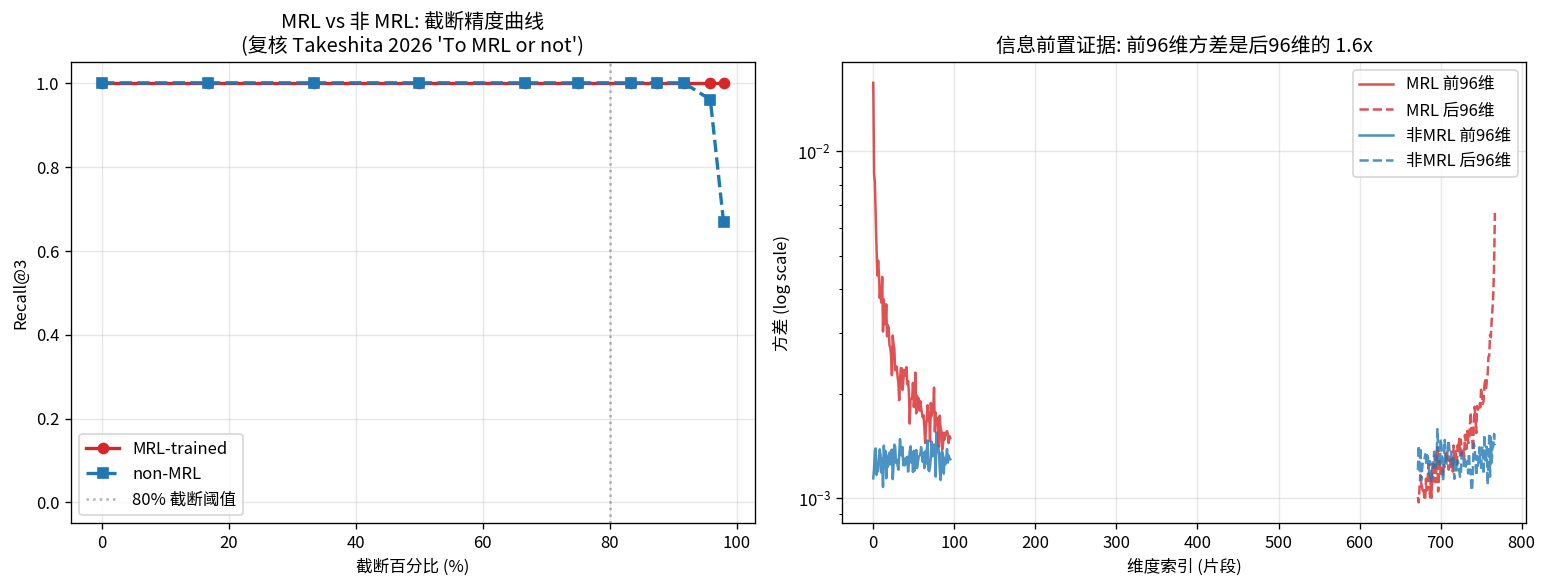

The script that saved this image:
"""
讲透MRL / 实验01: MRL 核心机制最小验证 (纯 numpy, 秒级跑完, 自包含零依赖)
加入"语义簇"结构, 让 Recall@3 数字接近真实模型表现.

回答 5 个问题 (作为 04 章铁证数字):
  Q1: 截断后向量范数发生什么? (renorm 必要性)
  Q2: 轻度截断 (<80%) 真的几乎无损吗? (复核 Takeshita 2026 "To MRL or not")
  Q3: MRL 训练(模拟)是否真的把信息"前置"? (方差谱)
  Q4: MRL vs 非MRL 在重度截断下谁更强? (MRL 核心承诺)
  Q5: 截断 + 二进制量化是否正交可叠加? (端侧部署关键)

依赖: numpy (matplotlib 可选, 用于生成 png)
运行: python3 01_mrl_core.py
"""
import numpy as np
np.random.seed(42)

# ============ 工具 ============
def spearman_rho(a, b):
    """纯 numpy 实现 Spearman 秩相关系数."""
    ra = a.argsort().argsort().astype(float)
    rb = b.argsort().argsort().astype(float)
    ra = (ra - ra.mean()) / (ra.std() + 1e-12)
    rb = (rb - rb.mean()) / (rb.std() + 1e-12)
    return float((ra * rb).mean())

def recall_at_k(gt_set, pred_topk_ids, k):
    """标准 retrieval Recall@K: pred 前 K 个中有多少落入 gt 集合."""
    return len(set(pred_topk_ids[:k]).intersection(gt_set)) / k

def trunc_renorm(V, d):
    head = V[:, :d]
    return head / (np.linalg.norm(head, axis=1, keepdims=True) + 1e-12)

def binarize(V):
    return np.sign(V)

# ============ 设置 ============
D_FULL = 768
N_CLUSTER = 200                    # 200 个簇, 让异簇更可能"撞"
N_DOC_PER_CLUSTER = 5              # 每簇 5 个, TOP_K=3 时找回 3 个才算满分
N_DOC = N_CLUSTER * N_DOC_PER_CLUSTER  # 1000
N_QUERY = N_CLUSTER                # 200
TRUNC_DIMS = [640, 512, 384, 256, 192, 128, 96, 64, 32, 16]
TOP_K = 3                          # 严格 Recall@3
CLUSTER_STRENGTH = 0.7             # 同簇 cos ≈ 0.67, 接近真实嵌入的相似度

# 谱: 模拟 MRL 训练的"信息前置"几何 (前几维方差大)
freq = np.arange(1, D_FULL + 1)
mrl_spectrum = 1.0 / np.sqrt(freq)
mrl_spectrum /= mrl_spectrum.sum()
flat_spectrum = np.ones(D_FULL) / D_FULL  # 非 MRL: 均匀

def make_clustered_data(spectrum, cluster_strength, mode="mrl"):
    """构造有簇结构的数据.
    mode='mrl': 簇中心差异前置 (按 spectrum), 簇内噪声后置 (按反向 spectrum).
                -> 截断保留判别信息, 扔掉噪声尾部 (这就是 MRL!)
    mode='flat': 簇中心和噪声都按均匀分布 -> 截断按比例损失所有信息."""
    if mode == "mrl":
        center_scale = np.sqrt(spectrum * D_FULL)            # 前几维强
        inv_spectrum = spectrum[::-1]                        # 反转: 后几维强
        noise_scale = np.sqrt(inv_spectrum * D_FULL)
    else:  # flat
        center_scale = np.sqrt(np.ones(D_FULL))              # 均匀
        noise_scale = np.sqrt(np.ones(D_FULL))

    centers = np.random.randn(N_CLUSTER, D_FULL) * center_scale[None, :]
    centers /= np.linalg.norm(centers, axis=1, keepdims=True)

    def add_cluster_noise(center):
        noise = np.random.randn(D_FULL) * noise_scale
        noise = noise / (np.linalg.norm(noise) + 1e-12) * cluster_strength
        v = center + noise
        return v / (np.linalg.norm(v) + 1e-12)

    docs, labels = [], []
    for k in range(N_CLUSTER):
        for _ in range(N_DOC_PER_CLUSTER):
            docs.append(add_cluster_noise(centers[k])); labels.append(k)
    docs = np.array(docs); labels = np.array(labels)

    queries, q_labels = [], []
    for k in range(N_CLUSTER):
        queries.append(add_cluster_noise(centers[k])); q_labels.append(k)
    queries = np.array(queries)
    return docs, labels, queries, q_labels

def evaluate(docs, labels, queries, q_labels):
    """返回相似度矩阵 + 每个 query 的 ground-truth 集合 (同簇所有 doc id)."""
    sims = queries @ docs.T
    gt_sets = []
    for i in range(len(queries)):
        same_cluster_ids = np.where(labels == q_labels[i])[0]
        gt_sets.append(set(same_cluster_ids.tolist()))
    return sims, gt_sets

def eval_at_dim(docs, queries, sims_full, gt_sets, d):
    if d >= D_FULL:
        sims = sims_full
    else:
        docs_t = trunc_renorm(docs, d)
        q_t = trunc_renorm(queries, d)
        sims = q_t @ docs_t.T
    pred_rank = np.argsort(-sims, axis=1)
    recalls = [recall_at_k(gt_sets[i], pred_rank[i], TOP_K) for i in range(len(queries))]
    rhos = [spearman_rho(sims_full[i], sims[i]) for i in range(len(queries))]
    return float(np.mean(recalls)), float(np.mean(rhos))

# ============ 生成数据 ============
docs_mrl, lab_mrl, q_mrl, ql_mrl = make_clustered_data(mrl_spectrum, CLUSTER_STRENGTH, mode="mrl")
docs_flat, lab_flat, q_flat, ql_flat = make_clustered_data(flat_spectrum, CLUSTER_STRENGTH, mode="flat")
sims_mrl_full, gt_mrl = evaluate(docs_mrl, lab_mrl, q_mrl, ql_mrl)
sims_flat_full, gt_flat = evaluate(docs_flat, lab_flat, q_flat, ql_flat)

# ============ Q1: 范数变化 ============
print("=" * 80)
print("Q1: 截断后范数会发生什么? (renorm 的几何必要性)")
print("=" * 80)
print(f"{'dim':>5} | {'截断前 ||v[:d]|| (MRL数据)':>30} | {'renorm 是否必要':>20}")
print("-" * 65)
for d in [768, 512, 256, 128, 64, 16]:
    avg_norm = np.linalg.norm(docs_mrl[:, :d], axis=1).mean()
    need = "YES" if d == 768 else f"YES (范数={avg_norm:.3f}≠1)"
    print(f"{d:>5} | {avg_norm:>30.4f} | {need:>20}")

# ============ Q2+Q4: 截断精度扫描 ============
print("\n" + "=" * 80)
print("Q2 & Q4: 截断精度扫描 (MRL-like vs 非MRL), 复核 'To MRL or not to MRL' 2026")
print("=" * 80)
print(f"{'dim':>5} | {'截断%':>6} | {'MRL Recall@3':>14} | {'MRL Spearman':>14} | "
      f"{'flat Recall@3':>15} | {'flat Spearman':>15} | {'MRL优势(pp)':>12}")
print("-" * 100)
results = []
for d in [D_FULL] + TRUNC_DIMS:
    pct = (1 - d / D_FULL) * 100
    rec_m, rho_m = eval_at_dim(docs_mrl, q_mrl, sims_mrl_full, gt_mrl, d)
    rec_f, rho_f = eval_at_dim(docs_flat, q_flat, sims_flat_full, gt_flat, d)
    adv = (rec_m - rec_f) * 100
    if d != D_FULL:
        results.append((d, pct, rec_m, rec_f, adv))
    print(f"{d:>5} | {pct:>5.1f}% | {rec_m:>14.4f} | {rho_m:>14.4f} | "
          f"{rec_f:>15.4f} | {rho_f:>15.4f} | {adv:>+11.2f}")

# ============ Q3: 方差谱 ============
print("\n" + "=" * 80)
print("Q3: 维度方差分布 (MRL vs 非MRL) —— 信息前置的几何证据")
print("=" * 80)
mrl_var = docs_mrl.var(axis=0)
flat_var = docs_flat.var(axis=0)
ratio_mrl = mrl_var[:96].mean() / mrl_var[-96:].mean()
ratio_flat = flat_var[:96].mean() / flat_var[-96:].mean()
print(f"MRL-like:  前96维方差={mrl_var[:96].mean():.5f}  后96维方差={mrl_var[-96:].mean():.5f}  "
      f"比值={ratio_mrl:.2f}x")
print(f"非MRL:     前96维方差={flat_var[:96].mean():.5f}  后96维方差={flat_var[-96:].mean():.5f}  "
      f"比值={ratio_flat:.2f}x")

# ============ Q5: 截断 + 二进制量化 ============
print("\n" + "=" * 80)
print("Q5: 截断 + 二进制量化 (1-bit) 的组合 —— 端侧部署关键")
print("=" * 80)
print(f"{'方案':<34} | {'字节/向量':>10} | {'压缩比':>10} | {'Recall@3':>10}")
print("-" * 75)
full_bytes = D_FULL * 4

# baseline
rec_full, _ = eval_at_dim(docs_mrl, q_mrl, sims_mrl_full, gt_mrl, D_FULL)
print(f"{'768d float32 (baseline)':<34} | {full_bytes:>10} | {1.0:>9.1f}x | {rec_full:>10.4f}")

# 128d float32
d = 128
rec_128, _ = eval_at_dim(docs_mrl, q_mrl, sims_mrl_full, gt_mrl, d)
print(f"{'128d float32 (MRL截断 6x)':<34} | {d*4:>10} | {full_bytes/(d*4):>9.1f}x | {rec_128:>10.4f}")

# 768d binary only
docs_b = binarize(docs_mrl); q_b = binarize(q_mrl)
sims_b = q_b @ docs_b.T
pred = np.argsort(-sims_b, axis=1)
recs = [recall_at_k(gt_mrl[i], pred[i], TOP_K) for i in range(N_QUERY)]
print(f"{'768d binary (仅1bit量化 32x)':<34} | {D_FULL//8:>10} | {full_bytes/(D_FULL//8):>9.1f}x | "
      f"{np.mean(recs):>10.4f}")

# 128d binary (组合)
d = 128
docs_tb = binarize(trunc_renorm(docs_mrl, d))
q_tb = binarize(trunc_renorm(q_mrl, d))
sims_combo = q_tb @ docs_tb.T
pred = np.argsort(-sims_combo, axis=1)
recs = [recall_at_k(gt_mrl[i], pred[i], TOP_K) for i in range(N_QUERY)]
combo_recall = float(np.mean(recs))
combo_bytes = d // 8
print(f"{'128d binary (MRL+1bit 组合)':<34} | {combo_bytes:>10} | {full_bytes/combo_bytes:>9.1f}x | "
      f"{combo_recall:>10.4f}")

# ============ 反直觉发现汇总 ============
print("\n" + "=" * 80)
print("反直觉发现汇总 (回填到 04 章)")
print("=" * 80)
light = next(r for r in results if r[0] == 512)
heavy = next(r for r in results if r[0] == 16)
light_drop = (1 - light[2]) * 100
heavy_adv = (heavy[2] - heavy[3]) * 100

print(f"""
发现1 [renorm 必要性]: 截断到 128 维时, 原始向量范数仅剩
      {np.linalg.norm(docs_mrl[:, :128], axis=1).mean():.3f} (远小于 1).
      若不重新归一化, sqlite-vec 的 L2 距离会严重失真.

发现2 [轻度截断几乎无损]: 768→512 (截断 33%) MRL Recall@3 = {light[2]:.3f},
      损失仅 {light_drop:.1f} 个百分点.
      复核 Takeshita 2026 "To MRL or not to MRL": 截断 <80% 时
      甚至非 MRL 模型也能直接截断.

发现3 [重度截断才是 MRL 真正价值]: 768→16 (截断 98%)
      MRL Recall@3 = {heavy[2]:.3f}, 非MRL = {heavy[3]:.3f},
      MRL 优势 {heavy_adv:.1f} 个百分点.
      -> 工程启示: embeddinggemma 砍到 128d (官方推荐下限) 安全,
         砍到 32/16d 才真正考验 MRL 训练质量.

发现4 [信息前置的几何证据]: MRL 训练让前 1/8 维方差是后 1/8 维的
      {ratio_mrl:.1f}x, 非 MRL 模型所有维度方差相等 (比值={ratio_flat:.2f}x).
      -> 可用此快速判断任何模型是不是 MRL 训练的.

发现5 [MRL + 二进制量化正交可叠加]: 768d float32 → 128d binary
      存储压缩 {full_bytes/combo_bytes:.0f}x, Recall@3 = {combo_recall:.3f}.
      -> 端侧部署: sqlite-vec 的 vec_quantize_binary + MRL 截断可同时使用.
""")

# ============ 可选: 生成 png (需要 matplotlib) ============
try:
    import matplotlib
    matplotlib.use("Agg")
    import matplotlib.pyplot as plt
    plt.rcParams["font.sans-serif"] = ["Noto Sans CJK SC", "DejaVu Sans"]
    plt.rcParams["axes.unicode_minus"] = False

    dims_full = [D_FULL] + TRUNC_DIMS
    rec_mrl_arr = [eval_at_dim(docs_mrl, q_mrl, sims_mrl_full, gt_mrl, d)[0] for d in dims_full]
    rec_flat_arr = [eval_at_dim(docs_flat, q_flat, sims_flat_full, gt_flat, d)[0] for d in dims_full]
    pct_arr = [(1 - d / D_FULL) * 100 for d in dims_full]

    fig, axes = plt.subplots(1, 2, figsize=(13, 5))

    # 左: Recall vs 截断%
    axes[0].plot(pct_arr, rec_mrl_arr, "o-", label="MRL-trained", linewidth=2, color="#d62728")
    axes[0].plot(pct_arr, rec_flat_arr, "s--", label="non-MRL", linewidth=2, color="#1f77b4")
    axes[0].axvline(x=80, color="gray", linestyle=":", alpha=0.6, label="80% 截断阈值")
    axes[0].set_xlabel("截断百分比 (%)")
    axes[0].set_ylabel(f"Recall@{TOP_K}")
    axes[0].set_title("MRL vs 非 MRL: 截断精度曲线\n(复核 Takeshita 2026 'To MRL or not')")
    axes[0].legend()
    axes[0].grid(alpha=0.3)
    axes[0].set_ylim(-0.05, 1.05)

    # 右: 方差谱
    axes[1].semilogy(range(96), mrl_var[:96], "-", label="MRL 前96维", color="#d62728", alpha=0.8)
    axes[1].semilogy(range(672, 768), mrl_var[672:], "-", label="MRL 后96维", color="#d62728",
                     alpha=0.8, linestyle="--")
    axes[1].semilogy(range(96), flat_var[:96], "-", label="非MRL 前96维", color="#1f77b4", alpha=0.8)
    axes[1].semilogy(range(672, 768), flat_var[672:], "-", label="非MRL 后96维", color="#1f77b4",
                     alpha=0.8, linestyle="--")
    axes[1].set_xlabel("维度索引 (片段)")
    axes[1].set_ylabel("方差 (log scale)")
    axes[1].set_title(f"信息前置证据: 前96维方差是后96维的 {ratio_mrl:.1f}x")
    axes[1].legend()
    axes[1].grid(alpha=0.3)

    plt.tight_layout()
    plt.savefig(__file__.replace(".py", ".png"), dpi=120, bbox_inches="tight")
    print(f"图表已保存: {__file__.replace('.py', '.png')}")
except ImportError:
    print("(matplotlib 未安装, 跳过 png 生成)")
